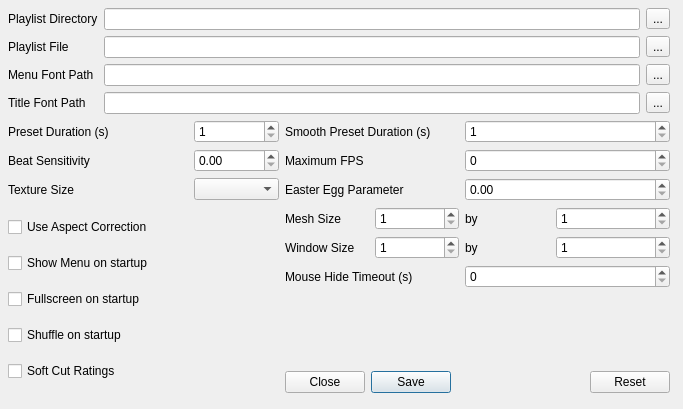
<?xml version="1.0" encoding="UTF-8"?>
<ui version="4.0">
 <class>QProjectMConfigDialog</class>
 <widget class="QDialog" name="QProjectMConfigDialog">
  <property name="geometry">
   <rect>
    <x>0</x>
    <y>0</y>
    <width>683</width>
    <height>409</height>
   </rect>
  </property>
  <property name="windowTitle">
   <string>projectM Settings</string>
  </property>
  <widget class="QWidget" name="layoutWidget">
   <property name="geometry">
    <rect>
     <x>8</x>
     <y>8</y>
     <width>662</width>
     <height>385</height>
    </rect>
   </property>
   <layout class="QGridLayout">
    <item row="0" column="0">
     <widget class="QLabel" name="label_2">
      <property name="sizePolicy">
       <sizepolicy hsizetype="MinimumExpanding" vsizetype="Preferred">
        <horstretch>0</horstretch>
        <verstretch>0</verstretch>
       </sizepolicy>
      </property>
      <property name="minimumSize">
       <size>
        <width>50</width>
        <height>0</height>
       </size>
      </property>
      <property name="text">
       <string>Playlist Directory</string>
      </property>
     </widget>
    </item>
    <item row="0" column="1" colspan="6">
     <widget class="QLineEdit" name="startupPlaylistDirectoryLineEdit">
      <property name="sizePolicy">
       <sizepolicy hsizetype="Expanding" vsizetype="Fixed">
        <horstretch>2</horstretch>
        <verstretch>0</verstretch>
       </sizepolicy>
      </property>
      <property name="toolTip">
       <string>&lt;html&gt;&lt;head&gt;&lt;meta name=&quot;qrichtext&quot; content=&quot;1&quot; /&gt;&lt;style type=&quot;text/css&quot;&gt;
p, li { white-space: pre-wrap; }
&lt;/style&gt;&lt;/head&gt;&lt;body style=&quot; font-family:'Sans Serif'; font-size:10pt; font-weight:400; font-style:normal;&quot;&gt;
&lt;p style=&quot; margin-top:0px; margin-bottom:0px; margin-left:0px; margin-right:0px; -qt-block-indent:0; text-indent:0px; font-size:9pt;&quot;&gt;This sets the default preset playlist directory when projectM starts up. Every valid preset file in the specified directory will be loaded into the playlist upon initialization. &lt;span style=&quot; font-weight:600;&quot;&gt;NOTE:&lt;/span&gt; This option is overridden by a non empty value of the &lt;span style=&quot; font-style:italic;&quot;&gt;Playlist File &lt;/span&gt;option.&lt;/p&gt;&lt;/body&gt;&lt;/html&gt;</string>
      </property>
     </widget>
    </item>
    <item row="0" column="7">
     <widget class="QToolButton" name="startupPlaylistDirectoryToolButton">
      <property name="text">
       <string>...</string>
      </property>
     </widget>
    </item>
    <item row="1" column="0">
     <widget class="QLabel" name="label_14">
      <property name="sizePolicy">
       <sizepolicy hsizetype="MinimumExpanding" vsizetype="Preferred">
        <horstretch>0</horstretch>
        <verstretch>0</verstretch>
       </sizepolicy>
      </property>
      <property name="minimumSize">
       <size>
        <width>50</width>
        <height>0</height>
       </size>
      </property>
      <property name="text">
       <string>Playlist File</string>
      </property>
     </widget>
    </item>
    <item row="1" column="1" colspan="6">
     <widget class="QLineEdit" name="startupPlaylistFileLineEdit">
      <property name="sizePolicy">
       <sizepolicy hsizetype="Expanding" vsizetype="Fixed">
        <horstretch>2</horstretch>
        <verstretch>0</verstretch>
       </sizepolicy>
      </property>
      <property name="toolTip">
       <string>&lt;html&gt;&lt;head&gt;&lt;meta name=&quot;qrichtext&quot; content=&quot;1&quot; /&gt;&lt;style type=&quot;text/css&quot;&gt;
p, li { white-space: pre-wrap; }
&lt;/style&gt;&lt;/head&gt;&lt;body style=&quot; font-family:'Sans Serif'; font-size:10pt; font-weight:400; font-style:normal;&quot;&gt;
&lt;p style=&quot; margin-top:0px; margin-bottom:0px; margin-left:0px; margin-right:0px; -qt-block-indent:0; text-indent:0px; font-size:9pt;&quot;&gt;This sets the default preset playlist file when projectM starts up. The file must be a valid preset playlist (of type *.ppl). If specified, this overrides the &lt;span style=&quot; font-style:italic;&quot;&gt;Playlist Directory&lt;/span&gt; value on startup. &lt;/p&gt;&lt;/body&gt;&lt;/html&gt;</string>
      </property>
     </widget>
    </item>
    <item row="1" column="7">
     <widget class="QToolButton" name="startupPlaylistFileToolButton">
      <property name="text">
       <string>...</string>
      </property>
     </widget>
    </item>
    <item row="2" column="0">
     <widget class="QLabel" name="label">
      <property name="sizePolicy">
       <sizepolicy hsizetype="MinimumExpanding" vsizetype="Preferred">
        <horstretch>0</horstretch>
        <verstretch>0</verstretch>
       </sizepolicy>
      </property>
      <property name="minimumSize">
       <size>
        <width>50</width>
        <height>0</height>
       </size>
      </property>
      <property name="text">
       <string>Menu Font Path</string>
      </property>
     </widget>
    </item>
    <item row="2" column="1" colspan="6">
     <widget class="QLineEdit" name="menuFontPathLineEdit">
      <property name="sizePolicy">
       <sizepolicy hsizetype="Expanding" vsizetype="Fixed">
        <horstretch>2</horstretch>
        <verstretch>0</verstretch>
       </sizepolicy>
      </property>
      <property name="toolTip">
       <string>&lt;html&gt;&lt;head&gt;&lt;meta name=&quot;qrichtext&quot; content=&quot;1&quot; /&gt;&lt;style type=&quot;text/css&quot;&gt;
p, li { white-space: pre-wrap; }
&lt;/style&gt;&lt;/head&gt;&lt;body style=&quot; font-family:'Sans Serif'; font-size:10pt; font-weight:400; font-style:normal;&quot;&gt;
&lt;p style=&quot; margin-top:0px; margin-bottom:0px; margin-left:0px; margin-right:0px; -qt-block-indent:0; text-indent:0px;&quot;&gt;This changes the font projectM will use for its opengl rendered menus&lt;/p&gt;&lt;/body&gt;&lt;/html&gt;</string>
      </property>
     </widget>
    </item>
    <item row="2" column="7">
     <widget class="QToolButton" name="menuFontPathToolButton">
      <property name="text">
       <string>...</string>
      </property>
     </widget>
    </item>
    <item row="3" column="0">
     <widget class="QLabel" name="label_9">
      <property name="sizePolicy">
       <sizepolicy hsizetype="MinimumExpanding" vsizetype="Preferred">
        <horstretch>0</horstretch>
        <verstretch>0</verstretch>
       </sizepolicy>
      </property>
      <property name="minimumSize">
       <size>
        <width>50</width>
        <height>0</height>
       </size>
      </property>
      <property name="text">
       <string>Title Font Path</string>
      </property>
     </widget>
    </item>
    <item row="3" column="1" colspan="6">
     <widget class="QLineEdit" name="titleFontPathLineEdit">
      <property name="sizePolicy">
       <sizepolicy hsizetype="Expanding" vsizetype="Fixed">
        <horstretch>2</horstretch>
        <verstretch>0</verstretch>
       </sizepolicy>
      </property>
      <property name="toolTip">
       <string>&lt;html&gt;&lt;head&gt;&lt;meta name=&quot;qrichtext&quot; content=&quot;1&quot; /&gt;&lt;style type=&quot;text/css&quot;&gt;
p, li { white-space: pre-wrap; }
&lt;/style&gt;&lt;/head&gt;&lt;body style=&quot; font-family:'Sans Serif'; font-size:10pt; font-weight:400; font-style:normal;&quot;&gt;
&lt;p style=&quot; margin-top:0px; margin-bottom:0px; margin-left:0px; margin-right:0px; -qt-block-indent:0; text-indent:0px;&quot;&gt;Changes the font projectM will use for rendering the song title&lt;/p&gt;&lt;/body&gt;&lt;/html&gt;</string>
      </property>
     </widget>
    </item>
    <item row="3" column="7">
     <widget class="QToolButton" name="titleFontPathToolButton">
      <property name="text">
       <string>...</string>
      </property>
     </widget>
    </item>
    <item row="4" column="0" colspan="2">
     <widget class="QLabel" name="label_3">
      <property name="text">
       <string>Preset Duration (s)</string>
      </property>
     </widget>
    </item>
    <item row="4" column="2">
     <widget class="QSpinBox" name="presetDurationSpinBox">
      <property name="toolTip">
       <string>&lt;html&gt;&lt;head&gt;&lt;meta name=&quot;qrichtext&quot; content=&quot;1&quot; /&gt;&lt;style type=&quot;text/css&quot;&gt;
p, li { white-space: pre-wrap; }
&lt;/style&gt;&lt;/head&gt;&lt;body style=&quot; font-family:'Sans Serif'; font-size:9pt; font-weight:400; font-style:normal;&quot;&gt;
&lt;p style=&quot; margin-top:0px; margin-bottom:0px; margin-left:0px; margin-right:0px; -qt-block-indent:0; text-indent:0px;&quot;&gt;Sets how long a preset should be played in seconds before projectM automatically switches to another in the playlist&lt;/p&gt;&lt;/body&gt;&lt;/html&gt;</string>
      </property>
      <property name="minimum">
       <number>1</number>
      </property>
      <property name="maximum">
       <number>100000</number>
      </property>
     </widget>
    </item>
    <item row="4" column="3" colspan="2">
     <widget class="QLabel" name="label_4">
      <property name="text">
       <string>Smooth Preset Duration (s)</string>
      </property>
     </widget>
    </item>
    <item row="4" column="5" colspan="3">
     <widget class="QSpinBox" name="smoothPresetDurationSpinBox">
      <property name="toolTip">
       <string>&lt;html&gt;&lt;head&gt;&lt;meta name=&quot;qrichtext&quot; content=&quot;1&quot; /&gt;&lt;style type=&quot;text/css&quot;&gt;
p, li { white-space: pre-wrap; }
&lt;/style&gt;&lt;/head&gt;&lt;body style=&quot; font-family:'Sans Serif'; font-size:9pt; font-weight:400; font-style:normal;&quot;&gt;
&lt;p style=&quot; margin-top:0px; margin-bottom:0px; margin-left:0px; margin-right:0px; -qt-block-indent:0; text-indent:0px;&quot;&gt;Sets how long a transition occurs in seconds when smooth preset switching&lt;/p&gt;&lt;/body&gt;&lt;/html&gt;</string>
      </property>
      <property name="minimum">
       <number>1</number>
      </property>
      <property name="maximum">
       <number>1000000</number>
      </property>
     </widget>
    </item>
    <item row="5" column="0" colspan="2">
     <widget class="QLabel" name="label_12">
      <property name="sizePolicy">
       <sizepolicy hsizetype="MinimumExpanding" vsizetype="Preferred">
        <horstretch>0</horstretch>
        <verstretch>0</verstretch>
       </sizepolicy>
      </property>
      <property name="text">
       <string>Beat Sensitivity</string>
      </property>
     </widget>
    </item>
    <item row="5" column="2">
     <widget class="QDoubleSpinBox" name="beatSensitivitySpinBox">
      <property name="toolTip">
       <string>&lt;html&gt;&lt;head&gt;&lt;meta name=&quot;qrichtext&quot; content=&quot;1&quot; /&gt;&lt;style type=&quot;text/css&quot;&gt;
p, li { white-space: pre-wrap; }
&lt;/style&gt;&lt;/head&gt;&lt;body style=&quot; font-family:'Sans Serif'; font-size:10pt; font-weight:400; font-style:normal;&quot;&gt;
&lt;p style=&quot; margin-top:0px; margin-bottom:0px; margin-left:0px; margin-right:0px; -qt-block-indent:0; text-indent:0px;&quot;&gt;Sets the intensity threshold for the preset hard cuts&lt;/p&gt;&lt;/body&gt;&lt;/html&gt;</string>
      </property>
      <property name="minimum">
       <double>0.000000000000000</double>
      </property>
      <property name="maximum">
       <double>100.000000000000000</double>
      </property>
     </widget>
    </item>
    <item row="5" column="3" colspan="2">
     <widget class="QLabel" name="label_6">
      <property name="sizePolicy">
       <sizepolicy hsizetype="MinimumExpanding" vsizetype="Preferred">
        <horstretch>0</horstretch>
        <verstretch>0</verstretch>
       </sizepolicy>
      </property>
      <property name="text">
       <string>Maximum FPS</string>
      </property>
     </widget>
    </item>
    <item row="5" column="5" colspan="3">
     <widget class="QSpinBox" name="maxFPSSpinBox">
      <property name="sizePolicy">
       <sizepolicy hsizetype="MinimumExpanding" vsizetype="Fixed">
        <horstretch>2</horstretch>
        <verstretch>0</verstretch>
       </sizepolicy>
      </property>
      <property name="toolTip">
       <string>&lt;html&gt;&lt;head&gt;&lt;meta name=&quot;qrichtext&quot; content=&quot;1&quot; /&gt;&lt;style type=&quot;text/css&quot;&gt;
p, li { white-space: pre-wrap; }
&lt;/style&gt;&lt;/head&gt;&lt;body style=&quot; font-family:'Sans Serif'; font-size:9pt; font-weight:400; font-style:normal;&quot;&gt;
&lt;p style=&quot; margin-top:0px; margin-bottom:0px; margin-left:0px; margin-right:0px; -qt-block-indent:0; text-indent:0px;&quot;&gt;This parameter, if nonzero, limits the number of frames per second projectM will attempt to render to screen. 35 is a reasonable limit.&lt;/p&gt;&lt;/body&gt;&lt;/html&gt;</string>
      </property>
      <property name="minimum">
       <number>0</number>
      </property>
      <property name="maximum">
       <number>999</number>
      </property>
     </widget>
    </item>
    <item row="6" column="0" colspan="2">
     <widget class="QLabel" name="label_7">
      <property name="sizePolicy">
       <sizepolicy hsizetype="MinimumExpanding" vsizetype="Preferred">
        <horstretch>0</horstretch>
        <verstretch>0</verstretch>
       </sizepolicy>
      </property>
      <property name="text">
       <string>Texture Size</string>
      </property>
     </widget>
    </item>
    <item row="6" column="2">
     <widget class="QComboBox" name="textureSizeComboBox">
      <property name="sizePolicy">
       <sizepolicy hsizetype="MinimumExpanding" vsizetype="Fixed">
        <horstretch>1</horstretch>
        <verstretch>0</verstretch>
       </sizepolicy>
      </property>
      <property name="toolTip">
       <string>&lt;html&gt;&lt;head&gt;&lt;meta name=&quot;qrichtext&quot; content=&quot;1&quot; /&gt;&lt;style type=&quot;text/css&quot;&gt;
p, li { white-space: pre-wrap; }
&lt;/style&gt;&lt;/head&gt;&lt;body style=&quot; font-family:'Sans Serif'; font-size:10pt; font-weight:400; font-style:normal;&quot;&gt;
&lt;p style=&quot; margin-top:0px; margin-bottom:0px; margin-left:0px; margin-right:0px; -qt-block-indent:0; text-indent:0px;&quot;&gt;Sets the size of the texture. Higher is better, but slower.&lt;/p&gt;&lt;/body&gt;&lt;/html&gt;</string>
      </property>
      <property name="sizeAdjustPolicy">
       <enum>QComboBox::AdjustToMinimumContentsLength</enum>
      </property>
     </widget>
    </item>
    <item row="6" column="3" colspan="2">
     <widget class="QLabel" name="label_13">
      <property name="sizePolicy">
       <sizepolicy hsizetype="MinimumExpanding" vsizetype="Preferred">
        <horstretch>0</horstretch>
        <verstretch>0</verstretch>
       </sizepolicy>
      </property>
      <property name="text">
       <string>Easter Egg Parameter</string>
      </property>
     </widget>
    </item>
    <item row="6" column="5" colspan="3">
     <widget class="QDoubleSpinBox" name="easterEggParameterSpinBox">
      <property name="toolTip">
       <string>&lt;html&gt;&lt;head&gt;&lt;meta name=&quot;qrichtext&quot; content=&quot;1&quot; /&gt;&lt;style type=&quot;text/css&quot;&gt;
p, li { white-space: pre-wrap; }
&lt;/style&gt;&lt;/head&gt;&lt;body style=&quot; font-family:'Sans Serif'; font-size:10pt; font-weight:400; font-style:normal;&quot;&gt;
&lt;p style=&quot; margin-top:0px; margin-bottom:0px; margin-left:0px; margin-right:0px; -qt-block-indent:0; text-indent:0px;&quot;&gt;A mystery parameter!&lt;/p&gt;&lt;/body&gt;&lt;/html&gt;</string>
      </property>
      <property name="maximum">
       <double>20.000000000000000</double>
      </property>
      <property name="singleStep">
       <double>0.010000000000000</double>
      </property>
     </widget>
    </item>
    <item row="7" column="0" rowspan="5" colspan="3">
     <layout class="QVBoxLayout">
      <item>
       <widget class="QCheckBox" name="useAspectCorrectionCheckBox">
        <property name="sizePolicy">
         <sizepolicy hsizetype="MinimumExpanding" vsizetype="Fixed">
          <horstretch>0</horstretch>
          <verstretch>0</verstretch>
         </sizepolicy>
        </property>
        <property name="toolTip">
         <string>&lt;html&gt;&lt;head&gt;&lt;meta name=&quot;qrichtext&quot; content=&quot;1&quot; /&gt;&lt;style type=&quot;text/css&quot;&gt;
p, li { white-space: pre-wrap; }
&lt;/style&gt;&lt;/head&gt;&lt;body style=&quot; font-family:'Sans Serif'; font-size:10pt; font-weight:400; font-style:normal;&quot;&gt;
&lt;p style=&quot; margin-top:0px; margin-bottom:0px; margin-left:0px; margin-right:0px; -qt-block-indent:0; text-indent:0px;&quot;&gt;This makes a square look like a square, and a circle look like a circle in cases where they may not otherwise.&lt;/p&gt;&lt;/body&gt;&lt;/html&gt;</string>
        </property>
        <property name="text">
         <string>Use Aspect Correction</string>
        </property>
       </widget>
      </item>
      <item>
       <widget class="QCheckBox" name="menuOnStartupCheckBox">
        <property name="sizePolicy">
         <sizepolicy hsizetype="MinimumExpanding" vsizetype="Fixed">
          <horstretch>0</horstretch>
          <verstretch>0</verstretch>
         </sizepolicy>
        </property>
        <property name="text">
         <string>Show Menu on startup</string>
        </property>
       </widget>
      </item>
      <item>
       <widget class="QCheckBox" name="fullscreenOnStartupCheckBox">
        <property name="sizePolicy">
         <sizepolicy hsizetype="MinimumExpanding" vsizetype="Fixed">
          <horstretch>0</horstretch>
          <verstretch>0</verstretch>
         </sizepolicy>
        </property>
        <property name="text">
         <string>Fullscreen on startup</string>
        </property>
       </widget>
      </item>
      <item>
       <widget class="QCheckBox" name="shuffleOnStartupCheckBox">
        <property name="sizePolicy">
         <sizepolicy hsizetype="MinimumExpanding" vsizetype="Fixed">
          <horstretch>0</horstretch>
          <verstretch>0</verstretch>
         </sizepolicy>
        </property>
        <property name="text">
         <string>Shuffle on startup</string>
        </property>
       </widget>
      </item>
      <item>
       <widget class="QCheckBox" name="softCutRatingsEnabledCheckBox">
        <property name="sizePolicy">
         <sizepolicy hsizetype="MinimumExpanding" vsizetype="Fixed">
          <horstretch>0</horstretch>
          <verstretch>0</verstretch>
         </sizepolicy>
        </property>
        <property name="toolTip">
         <string>Enable to turn on a different rating system for soft cuts and hard cuts.</string>
        </property>
        <property name="text">
         <string>Soft Cut Ratings</string>
        </property>
       </widget>
      </item>
     </layout>
    </item>
    <item row="7" column="3">
     <widget class="QLabel" name="label_8">
      <property name="sizePolicy">
       <sizepolicy hsizetype="MinimumExpanding" vsizetype="Preferred">
        <horstretch>0</horstretch>
        <verstretch>0</verstretch>
       </sizepolicy>
      </property>
      <property name="text">
       <string>Mesh Size</string>
      </property>
     </widget>
    </item>
    <item row="7" column="4">
     <widget class="QSpinBox" name="meshSizeWidthSpinBox">
      <property name="toolTip">
       <string>&lt;html&gt;&lt;head&gt;&lt;meta name=&quot;qrichtext&quot; content=&quot;1&quot; /&gt;&lt;style type=&quot;text/css&quot;&gt;
p, li { white-space: pre-wrap; }
&lt;/style&gt;&lt;/head&gt;&lt;body style=&quot; font-family:'Sans Serif'; font-size:10pt; font-weight:400; font-style:normal;&quot;&gt;
&lt;p style=&quot; margin-top:0px; margin-bottom:0px; margin-left:0px; margin-right:0px; -qt-block-indent:0; text-indent:0px; font-size:9pt;&quot;&gt;This modifies the horizontal component of the mesh. Higher is better but slower&lt;/p&gt;&lt;/body&gt;&lt;/html&gt;</string>
      </property>
      <property name="minimum">
       <number>1</number>
      </property>
      <property name="maximum">
       <number>1000</number>
      </property>
      <property name="value">
       <number>1</number>
      </property>
     </widget>
    </item>
    <item row="7" column="5">
     <widget class="QLabel" name="label_10">
      <property name="sizePolicy">
       <sizepolicy hsizetype="MinimumExpanding" vsizetype="Preferred">
        <horstretch>0</horstretch>
        <verstretch>0</verstretch>
       </sizepolicy>
      </property>
      <property name="text">
       <string>by</string>
      </property>
     </widget>
    </item>
    <item row="7" column="6" colspan="2">
     <widget class="QSpinBox" name="meshSizeHeightSpinBox">
      <property name="toolTip">
       <string>&lt;html&gt;&lt;head&gt;&lt;meta name=&quot;qrichtext&quot; content=&quot;1&quot; /&gt;&lt;style type=&quot;text/css&quot;&gt;
p, li { white-space: pre-wrap; }
&lt;/style&gt;&lt;/head&gt;&lt;body style=&quot; font-family:'Sans Serif'; font-size:10pt; font-weight:400; font-style:normal;&quot;&gt;
&lt;p style=&quot; margin-top:0px; margin-bottom:0px; margin-left:0px; margin-right:0px; -qt-block-indent:0; text-indent:0px; font-size:9pt;&quot;&gt;This modifies the vertical component of the mesh. Higher is better but slower&lt;/p&gt;&lt;/body&gt;&lt;/html&gt;</string>
      </property>
      <property name="minimum">
       <number>1</number>
      </property>
      <property name="maximum">
       <number>1000</number>
      </property>
     </widget>
    </item>
    <item row="8" column="3">
     <widget class="QLabel" name="label_5">
      <property name="sizePolicy">
       <sizepolicy hsizetype="MinimumExpanding" vsizetype="Preferred">
        <horstretch>0</horstretch>
        <verstretch>0</verstretch>
       </sizepolicy>
      </property>
      <property name="text">
       <string>Window Size</string>
      </property>
     </widget>
    </item>
    <item row="8" column="4">
     <widget class="QSpinBox" name="windowWidthSpinBox">
      <property name="toolTip">
       <string>&lt;html&gt;&lt;head&gt;&lt;meta name=&quot;qrichtext&quot; content=&quot;1&quot; /&gt;&lt;style type=&quot;text/css&quot;&gt;
p, li { white-space: pre-wrap; }
&lt;/style&gt;&lt;/head&gt;&lt;body style=&quot; font-family:'Sans Serif'; font-size:10pt; font-weight:400; font-style:normal;&quot;&gt;
&lt;p style=&quot; margin-top:0px; margin-bottom:0px; margin-left:0px; margin-right:0px; -qt-block-indent:0; text-indent:0px;&quot;&gt;This modifies the horizontal component of the startup window size &lt;/p&gt;&lt;/body&gt;&lt;/html&gt;</string>
      </property>
      <property name="whatsThis">
       <string>&lt;html&gt;&lt;head&gt;&lt;meta name=&quot;qrichtext&quot; content=&quot;1&quot; /&gt;&lt;style type=&quot;text/css&quot;&gt;
p, li { white-space: pre-wrap; }
&lt;/style&gt;&lt;/head&gt;&lt;body style=&quot; font-family:'Sans Serif'; font-size:10pt; font-weight:400; font-style:normal;&quot;&gt;
&lt;p style=&quot; margin-top:0px; margin-bottom:0px; margin-left:0px; margin-right:0px; -qt-block-indent:0; text-indent:0px;&quot;&gt;This modifies the horizontal component of the startup window size &lt;/p&gt;&lt;/body&gt;&lt;/html&gt;</string>
      </property>
      <property name="minimum">
       <number>1</number>
      </property>
      <property name="maximum">
       <number>10000</number>
      </property>
     </widget>
    </item>
    <item row="8" column="5">
     <widget class="QLabel" name="label_11">
      <property name="sizePolicy">
       <sizepolicy hsizetype="MinimumExpanding" vsizetype="Preferred">
        <horstretch>0</horstretch>
        <verstretch>0</verstretch>
       </sizepolicy>
      </property>
      <property name="text">
       <string>by</string>
      </property>
     </widget>
    </item>
    <item row="8" column="6" colspan="2">
     <widget class="QSpinBox" name="windowHeightSpinBox">
      <property name="toolTip">
       <string>&lt;html&gt;&lt;head&gt;&lt;meta name=&quot;qrichtext&quot; content=&quot;1&quot; /&gt;&lt;style type=&quot;text/css&quot;&gt;
p, li { white-space: pre-wrap; }
&lt;/style&gt;&lt;/head&gt;&lt;body style=&quot; font-family:'Sans Serif'; font-size:10pt; font-weight:400; font-style:normal;&quot;&gt;
&lt;p style=&quot; margin-top:0px; margin-bottom:0px; margin-left:0px; margin-right:0px; -qt-block-indent:0; text-indent:0px; font-size:9pt;&quot;&gt;This modifies the vertical component of the startup window size&lt;/p&gt;&lt;/body&gt;&lt;/html&gt;</string>
      </property>
      <property name="minimum">
       <number>1</number>
      </property>
      <property name="maximum">
       <number>10000</number>
      </property>
     </widget>
    </item>
    <item row="11" column="3" colspan="5">
     <widget class="QDialogButtonBox" name="buttonBox">
      <property name="toolTip">
       <string>Click save to write the settings to your projectM config file. The reset button will bring your settings back to whatever was stored on disk. </string>
      </property>
      <property name="layoutDirection">
       <enum>Qt::RightToLeft</enum>
      </property>
      <property name="orientation">
       <enum>Qt::Horizontal</enum>
      </property>
      <property name="standardButtons">
       <set>QDialogButtonBox::Close|QDialogButtonBox::Reset|QDialogButtonBox::Save</set>
      </property>
     </widget>
    </item>
    <item row="9" column="3" colspan="2">
     <widget class="QLabel" name="mouseHideLabel">
      <property name="toolTip">
       <string>Sets how long of an idle interval to wait before hiding the mouse. A value of zero disables this feature.</string>
      </property>
      <property name="text">
       <string>Mouse Hide Timeout (s)</string>
      </property>
     </widget>
    </item>
    <item row="9" column="5" colspan="3">
     <widget class="QSpinBox" name="mouseHideTimeoutSpinBox">
      <property name="toolTip">
       <string>Sets how long of an idle interval to wait before hiding the mouse. A value of zero disables this feature.</string>
      </property>
      <property name="prefix">
       <string/>
      </property>
      <property name="minimum">
       <number>0</number>
      </property>
      <property name="maximum">
       <number>30000</number>
      </property>
     </widget>
    </item>
   </layout>
  </widget>
 </widget>
 <resources/>
 <connections/>
</ui>
